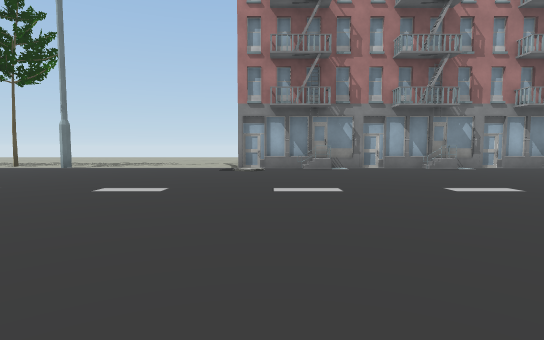
[1] (above)

22 first-person views from a walk through a 3-D level made in the Unity game engine. The camera is 1.2 m above the floor, tilts 4° down and sees 80° across. The floor is counted in squares, 2 m on a side. Each view is taken from the middle of a square. On the plan, view 1 faces up. The plan holds only what a view shows up to about 10 squares ahead; the rest is blank. The place goes on beyond the plan. The player character is not drawn. Some surface patterns are stand-ins.

[2]
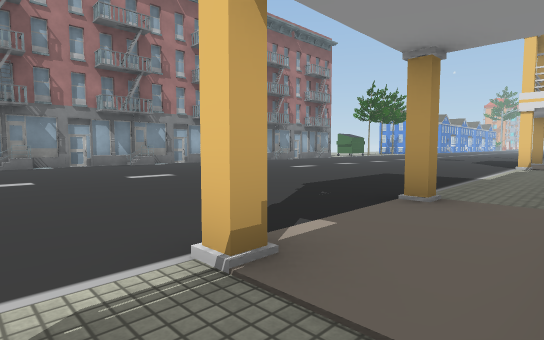

[3]
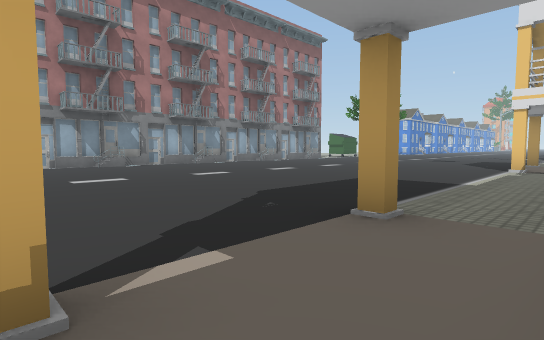

[4]
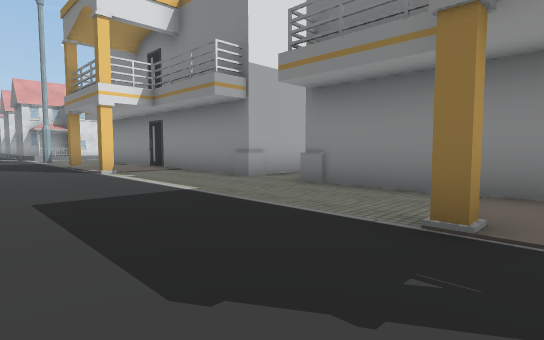

[5]
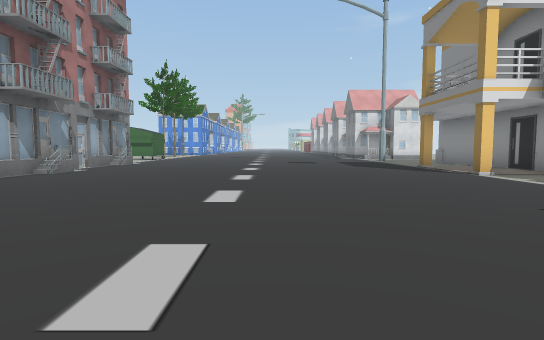

[6]
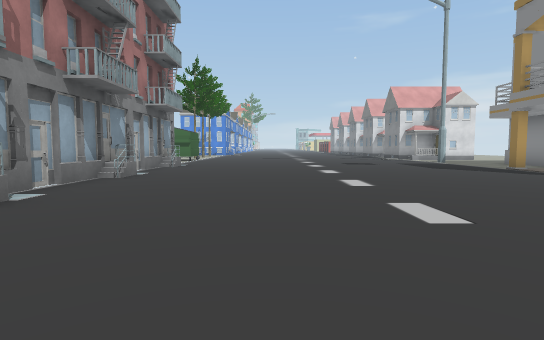

[7]
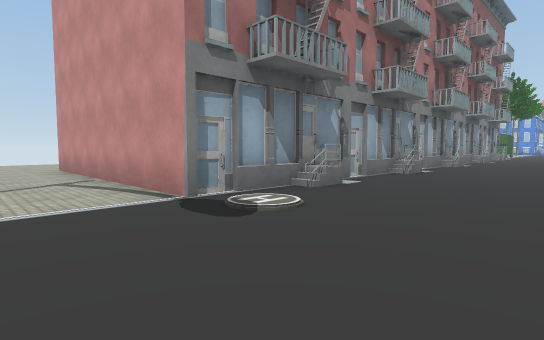

[8]
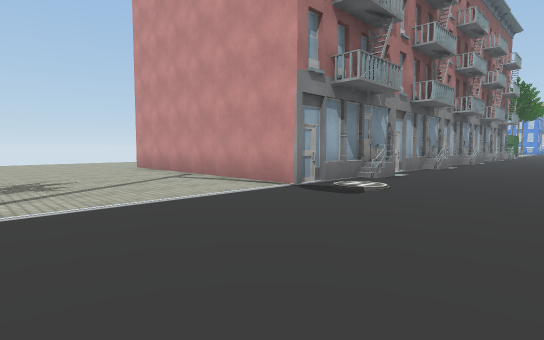

[9]
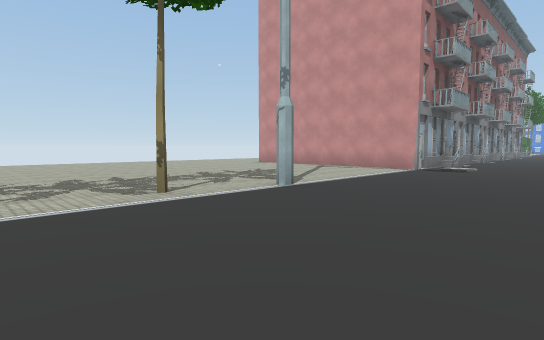

[10]
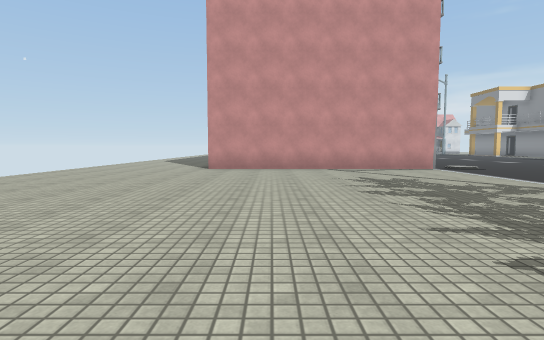

[11]
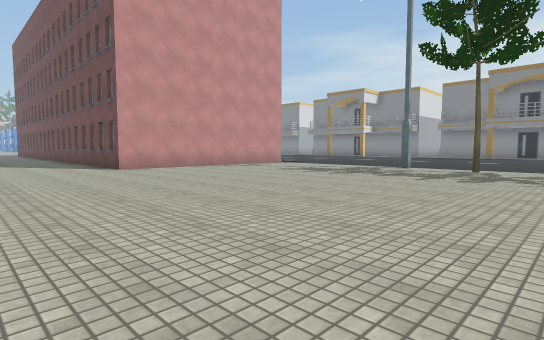

[12]
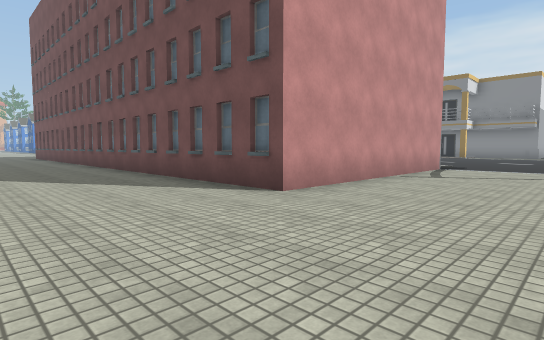

[13]
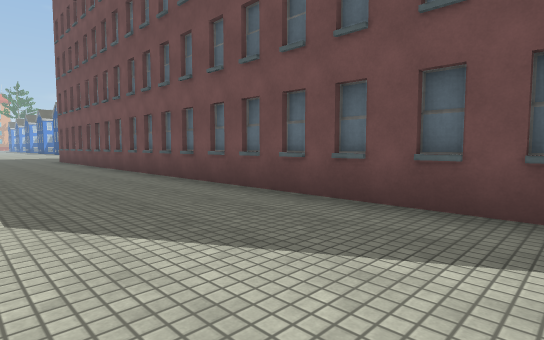

[14]
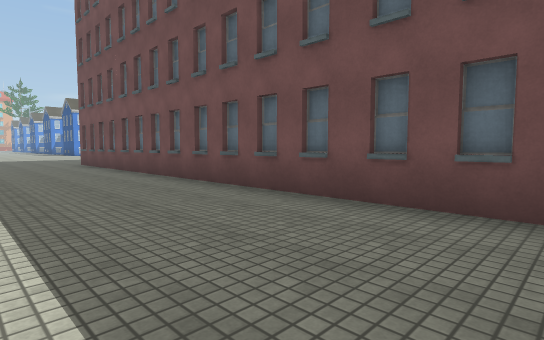

[15]
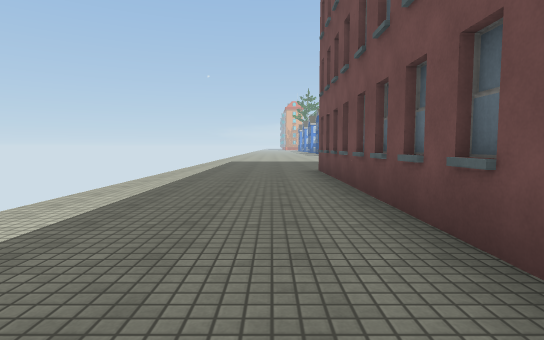

[16]
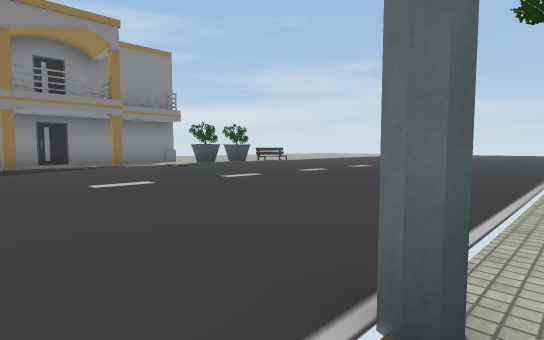

[17]
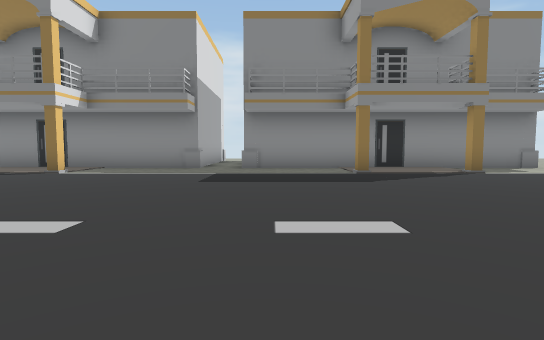

[18]
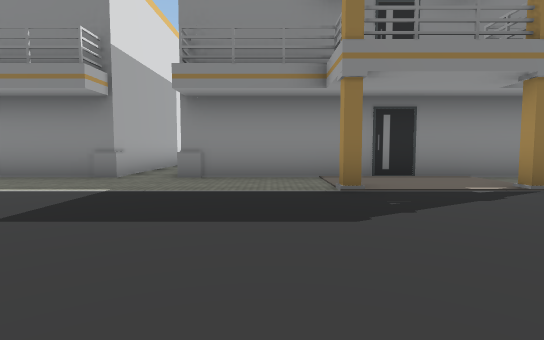

[19]
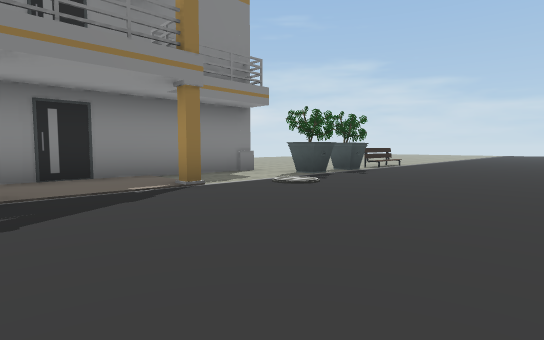

[20]
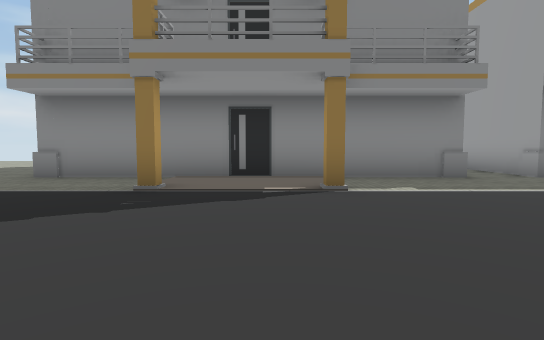

[21]
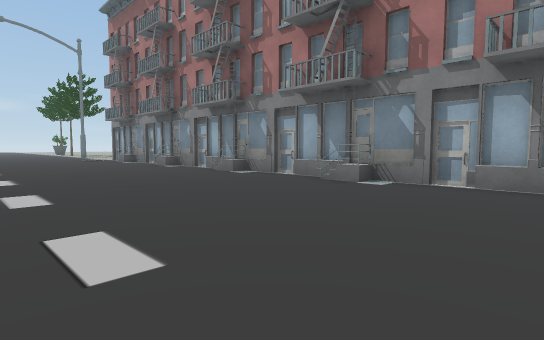

[22]
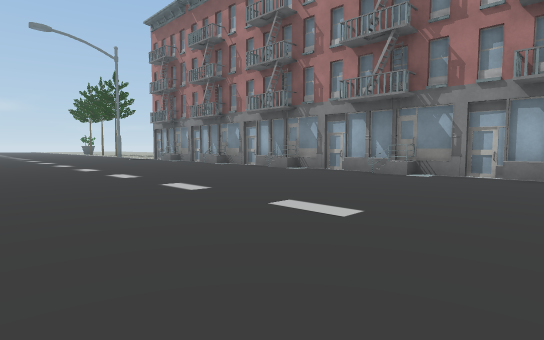

### Floor plan
Key: @ floor where view 1 was taken; # wall or solid block; . floor; T tree; B building.
Columns run from 10 left of view 1 to 15 right of it. Each row starts with its distance up from view 1.
 19 ..........................
 18 ..........................
 17 ..........................
 16 ..........................
 15 .........#
 14 .........#
 13  ........#
 12  ........#
 11 .........#
 10 ..T.#....#################
  9 ...........B...B..B...B..B
  8 ..........................
  7 ..........................
  6 ..........................
  5 ..........................
  4 ..........................
  3 ..........................
  2 ..........................
  1 ..........................
  0 ....#.....@#.........#....
 -1 .#............#.........#.
 -2 ..........................
 -3 #################..#######
 -4                 #..#
 -5                 #

Positions as (right, up) in squares from view 1, and headings:
1: (0, 0), facing up
2: (0, -2), facing up-right
3: (1, -2), facing up-right
4: (3, 2), facing down-right
5: (4, 4), facing right
6: (5, 6), facing right
7: (-3, 6), facing up-right
8: (-5, 6), facing up-right
9: (-10, 6), facing up-right
10: (-10, 14), facing right
11: (-10, 19), facing down-right
12: (-4, 19), facing down-right
13: (1, 19), facing down-right
14: (4, 19), facing down-right
15: (8, 17), facing right
16: (-5, 10), facing down-left
17: (-4, 7), facing down
18: (-5, 4), facing down
19: (-6, 4), facing down-left
20: (12, 4), facing down
21: (15, 4), facing up-left
22: (15, 2), facing up-left
